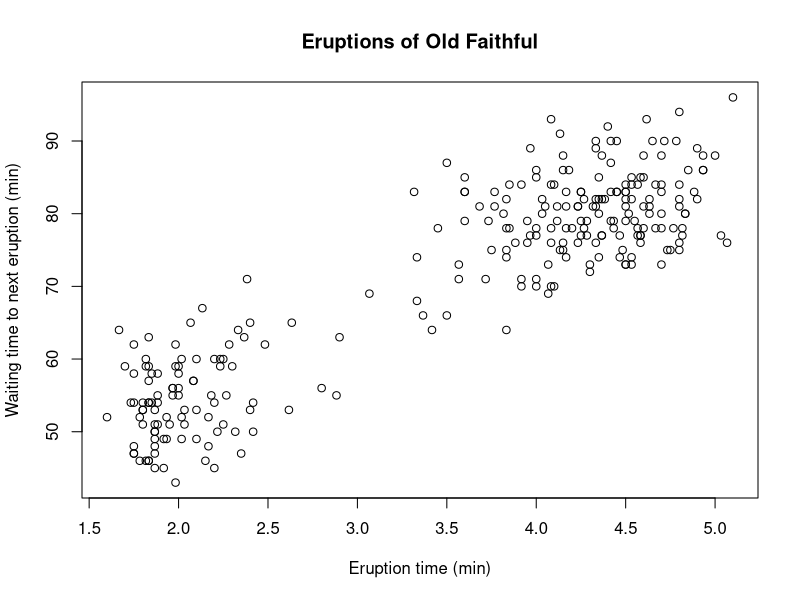

The R script that drew this image: (Note: this script raises an error after producing the figure.)
#axis Labels and titles in R

plot(faithful, main = "Eruptions of Old Faithful",
     xlab = "Eruption time (min)",
      ylab = "Waiting time to next eruption (min)")

# Specify axis options within plot() 
plot(x, y, main="title", sub="subtitle",
     xlab="X-axis label", ylab="y-axix label",
     xlim=c(xmin, xmax), ylim=c(ymin, ymax))



#axis

axis(side, at=, labels=, pos=, lty=, col=, las=, tck=, ...)

# side	an integer indicating the side of the graph to draw the axis (1=bottom, 2=left, 3=top, 4=right)
# at	a numeric vector indicating where tic marks should be drawn
# labels	a character vector of labels to be placed at the tickmarks 
# (if NULL, the at values will be used)
# pos	the coordinate at which the axis line is to be drawn. 
# (i.e., the value on the other axis where it crosses)
# lty	line type
# col	the line and tick mark color
# las	labels are parallel (=0) or perpendicular(=2) to axis
# tck	length of tick mark as fraction of plotting region (negative number is outside graph, positive number is inside, 0 suppresses ticks, 1 creates gridlines) default is -0.01
# (...)


# A Silly Axis Example

# specify the data 
x <- c(1:10); y <- x; z <- 10/x

# create extra margin room on the right for an axis 
par(mar=c(5, 4, 4, 8) + 0.1)

# plot x vs. y 
plot(x, y,type="b", pch=21, col="red", 
     yaxt="n", lty=3, xlab="", ylab="")

# add x vs. 1/x 
lines(x, z, type="b", pch=22, col="blue", lty=2)

# draw an axis on the left 
axis(2, at=x,labels=x, col.axis="red", las=2)

# draw an axis on the right, with smaller text and ticks 
axis(4, at=z,labels=round(z,digits=2),
     col.axis="blue", las=2, cex.axis=0.7, tck=-.01)

# add a title for the right axis 
mtext("y=1/x", side=4, line=3, cex.lab=1,las=2, col="blue")

# add a main title and bottom and left axis labels 
title("An Example of Creative Axes", xlab="X values",
      ylab="Y=X")
